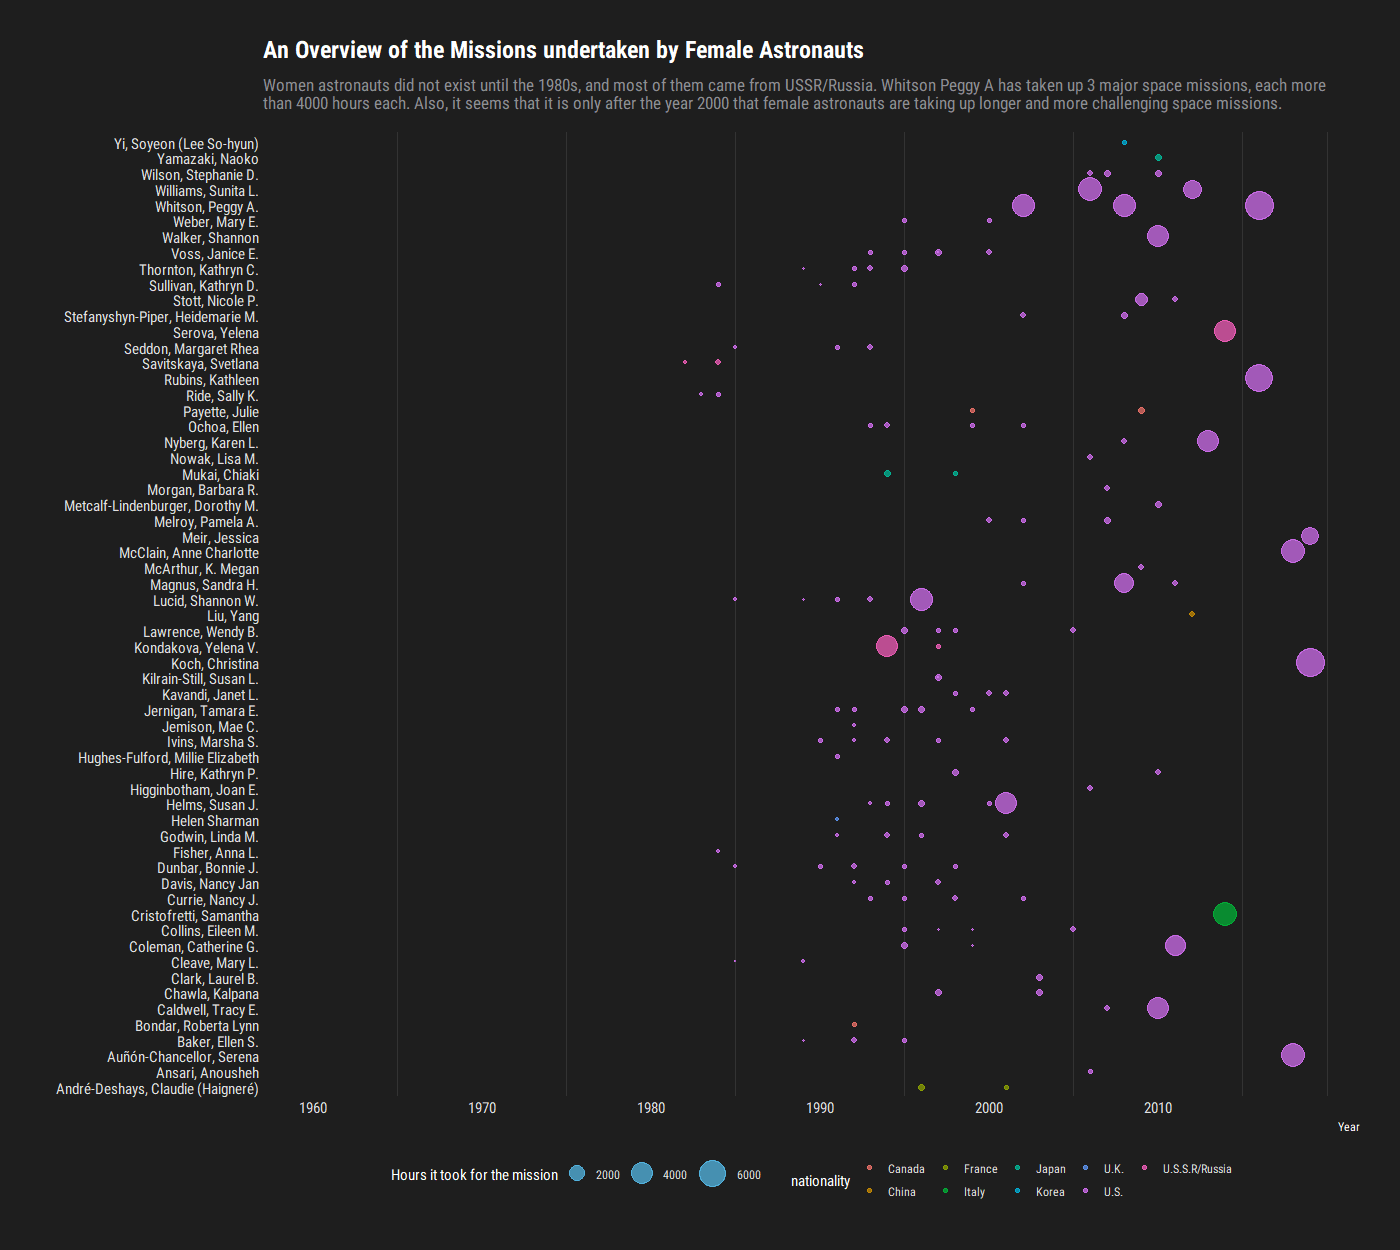

Here is the R script that generated this plot:
#===================================================================================================================
# Author: Aloysius Ong
# Dataset: #tidytuesday - Astronauts
# Purpose: Visualization 
#===================================================================================================================

astronauts <- readr::read_csv('https://raw.githubusercontent.com/rfordatascience/tidytuesday/master/data/2020/2020-07-14/astronauts.csv')

library(plotly)
library(dplyr)
library(ggthemes)
library(hrbrthemes)
library(viridis)
library(ggcharts)
library(data.table)

#---- Visualization (Radial Barcharts) using Plotly ----
glimpse(astronauts)
summary(astronauts)

table(astronauts$year_of_mission)
table(astronauts$sex)
table(astronauts$occupation)

astronauts <- astronauts %>% dplyr::arrange(total_hrs_sum)
astronauts <- astronauts[-(1:50),]

astronauts
# Adding colors

# df <- read.csv("https://cdn.rawgit.com/plotly/datasets/master/Emissions%20Data.csv", stringsAsFactors = F)
# glimpse(df)
# table(df$Continent)

colors <- RColorBrewer::brewer.pal(length(unique(astronauts$nationality)), "Spectral")
nationality <- unique(astronauts$nationality)

astronauts$colors <- astronauts$nationality

for(i in 1:length(nationality)){
  idx <- astronauts$colors %in% nationality[i]   
  astronauts$colors[idx] <- colors[i]
}

# Get incremental angle value
n <- nrow(astronauts) + 20
dtheta <- 2*pi / n
theta <- pi / 2

# Initialise
x.coord <- c()
y.coord <- c()
cols <- c()

# White circle in the middle
adjust <-  80

# Initialise plot
p <- plot_ly()

p %>% layout(autosize = F, width = 500, height = 500)

for(ctr in 1:nrow(astronauts)){
  
  a <- astronauts$total_hrs_sum[ctr] + adjust
  
  x1 <- adjust * cos(theta)
  y1 <- adjust * sin(theta)
  
  x2 <- a * cos(theta)
  y2 <- a * sin(theta)
  
  x.coord <- c(x.coord, x1, x2, NA)
  y.coord <- c(y.coord, y1, y2, NA)
  cols <- c(cols, astronauts$nationality[ctr], astronauts$nationality[ctr], NA)
  
  theta <- theta + dtheta
  
  p <- add_trace(p, 
                 x = c(x1, x2),
                 y = c(y1, y2),
                 mode = "lines", 
                 line = list(width = 5, color = astronauts$colors[ctr]),
                 evaluate = T)
}

# Keep x and y axis extents the same
up <- max(na.omit(c(x.coord, y.coord))) + 10
down <- min(na.omit(c(y.coord, y.coord))) - 10

p <- layout(p,
            showlegend = F,
            xaxis = list(range = c(down, up), domain = c(0, 0.5),
                         title = "", showgrid = F, zeroline = F, showticklabels = F),
            yaxis = list(range = c(down, up), 
                         title = "", showgrid = F, zeroline = F, showticklabels = F),
            shapes = list(
              list(type = "circle",
                   x0 = (-5 - adjust),
                   y0 = (-5 - adjust),
                   x1 = (5 + adjust),
                   y1 = (5 + adjust),
                   fillcolor = "transparent",
                   line = list(color = "white", width = 2)),
              
              list(type = "circle",
                   x0 = (-15 - adjust),
                   y0 = (-15 - adjust),
                   x1 = (15 + adjust),
                   y1 = (15 + adjust),
                   fillcolor = "transparent",
                   line = list(color = "white", width = 2)),
              
              list(type = "circle",
                   x0 = (-25 - adjust),
                   y0 = (-25 - adjust),
                   x1 = (25 + adjust),
                   y1 = (25 + adjust),
                   fillcolor = "transparent",
                   line = list(color = "white", width = 2)),
              
              list(type = "circle",
                   x0 = (-35 - adjust),
                   y0 = (-35 - adjust),
                   x1 = (35 + adjust),
                   y1 = (35 + adjust),
                   fillcolor = "transparent",
                   line = list(color = "white", width = 2))))

# Add annotations for country names
p <- plotly_build(p)

theta <- pi / 2
textangle <- 90

for(ctr in 1:nrow(astronauts)){
  
  a <- astronauts$total_hrs_sum[ctr] + adjust
  a <- a + a/12
  
  x <- a * cos(theta)
  y <- a * sin(theta)
  
  if(ctr < 51) {xanchor <- "right"; yanchor <- "bottom"}
  if(ctr > 51 & ctr < 84) {xanchor <- "right"; yanchor <- "top"}
  if(ctr > 84) {xanchor <- "left"; yanchor <- "top"}
  
  p$layout$annotations[[ctr]] <- list(x = x, y = y, showarrow = F,
                                      text = paste0(astronauts$name[ctr]),
                                      textangle = textangle,
                                      xanchor = xanchor,
                                      yanchor = yanchor,
                                      font = list(family = "serif", size = 9),
                                      borderpad = 0,
                                      borderwidth = 0)
  theta <- theta + dtheta
  textangle <- textangle - (180 / pi * dtheta)
  
  if(textangle < -90) textangle <- 90
}

# Titles and some other details
p$layout$annotations[[148]] <- list(xref = "paper", yref = "paper",
                                    x = 0, y = 1, showarrow = F,
                                    xanxhor = "left", yanchor = "top",
                                    align = "left",
                                    text = "Total number of hours on space mission (hrs)",
                                    font = list(size = 2, color = "black"))

p$layout$annotations[[149]] <- list(xref = "paper", yref = "paper",
                                    x = 0, y = 0.9, showarrow = F,
                                    xanxhor = "left", yanchor = "top",
                                    align = "left",
                                    text = "Sum of mission hours undertaken in career.",
                                    font = list(size = 2, color = "#808080"))

p$layout$annotations[[150]] <- list(xref = "paper", yref = "paper",
                                    x = 0.15, y = 0.5, showarrow = F,
                                    xanxhor = "left", yanchor = "top",
                                    align = "left",
                                    text = "Cumulative number of mission hours per astronaut.",
                                    font = list(size = 2, color = "black"))

p$data[[149]] <- list(x = rep(-7, 6), y = c(-6, -4, -2, 0, 2, 4), mode = "markers",
                      marker = list(color = colors, size = 10))

p$data[[150]] <- list(x = rep(1, 6), y = c(-6, -4, -2, 0, 2, 4), mode = "text",
                      text = rev(nationality),
                      marker = list(color = colors, size = 10))
p



#---- Radial Bar Charts 2nd Attempt ----
library(tidyverse)
library(hrbrthemes)
library(ggplot2)

table(astronauts$sex)


df <- astronauts %>%
  group_by(name) %>%
  filter(sex == 'female') %>%
  distinct(total_hrs_sum) %>%
  arrange(total_hrs_sum) %>%
  mutate(name=factor(name, name)) 

# Create a new theme
theme_blackwhite <- function (base_size = 12, base_family = "sans") {
  theme_bw() %+replace% 
    theme(
      panel.grid.major  = element_blank(),
      panel.background = element_rect(fill = "black"),
      panel.border = element_rect(color = "#0d1b2a", fill = NA),
      axis.line = element_line(color = "#e0e1dd"),
      axis.ticks = element_line(color = "#e0e1dd"),
      axis.text = element_text(color = "#e0e1dd")
    )
}



sum(df$total_hrs_sum)

myplot <- df %>%
  ggplot(aes(reorder(x=name, total_hrs_sum, sum), total_hrs_sum)) +
  geom_bar(fill="#ffba08", stat="identity", width = 0.4) +
  geom_text(hjust = 1, size = 0.5, color = '#ffba08',aes( y = 0, label = paste(name,""))) +
  geom_text(hjust = 1, size = 0.5, color = '#ffba08',aes( y = 0, label = paste(total_hrs_sum,""))) +
  ggtitle('117,993 HOURS SPENT ON SPACE MISSIONS (WOMEN)') +
  theme_minimal() +
  theme(plot.title = element_text(family = 'sans', size = 5, color = '#dc2f02',hjust = 0.5, vjust = -145)) +
  theme(
    panel.grid.major  = element_blank(),
    panel.background = element_rect(fill = "#03071e"),
    panel.grid.minor.y = element_blank(),
    panel.grid.major.y = element_blank(),
    legend.position="none",
    axis.text = element_blank()
  ) +
  xlab("") +
  ylab("") +
  coord_polar(theta = "y") +
  ylim(0,20000) +
  geom_textbox(
    data = tibble(
      id = 685, hours = 20600,
      label = "<b style='font-size:38pt;'>Travelling to Outer Space</b><br><br>Cumulative time in outer space for all 565 cosmonauts and astronauts who participated in space missions between April 23, 1961 an January 15, 2020, sorted by the year of their first mission.<br>"
    ),
    aes(
      x = id,
      y = hours,
      label = label
    ),
    inherit.aes = F,
    size = 7.3,
    family = "Oswald",
    color = "grey70",
    lineheight = 1.3,
    width = unit(6.2, "inch"),
    hjust = 0,
    vjust = 0,
    fill = NA,
    box.colour = NA
  )
  
myplot

ggsave(myplot, file = "myplot.png", dpi = 700)



# library(ragg)
# ggforce::geom_link
# geom_richtext
# geom_textbox
# annotate
# plot.margin
# glue

glimpse(astronauts)

table(astronauts$year_of_mission)
table(astronauts$nationality)


astronauts %>%
  filter(sex == 'female') %>% 
  ggplot(aes(x=year_of_mission, y=name, size = hours_mission, color = nationality)) + 
  geom_point(alpha = 0.7) +
  scale_size(range = c(.1, 10), name="Hours it took for the mission") +
  scale_x_continuous(name="Year", limits=c(1960, 2019), breaks=seq(0, 2019, 10)) +
  scale_fill_viridis(discrete=TRUE, guide=FALSE, option="magma") +
  theme_modern_rc() +
  theme(legend.position="bottom") +
  theme(
    panel.border = element_blank(),
    panel.grid.major = element_blank()
    ) +
  labs(title="An Overview of the Missions undertaken by Female Astronauts",
       subtitle="Female astronauts did not exist until the 1980s, and most of them came from USSR/Russia. Whitson Peggy A has taken up 3 major space missions, each more\nthan 4000 hours each. Also, it seems that it is only after the year 2000 that female astronauts are taking up longer and more challenging space missions.",
       x = "",
       y = "")

glimpse(astronauts)
table(astronauts$total_number_of_missions)


astronauts <- data.table(astronauts)
myvars <- c("name", "total_hrs_sum", "sex")
df1 <- astronauts[myvars]


df1 %>%
  ggplot(aes(reorder(name, total_hrs_sum, sum), 
             total_hrs_sum
  )) +
  coord_flip() +
  geom_bar(position="dodge", stat="identity") +
  scale_size(range = c(.1, 10), name="Total Space Mission Hours") +
 #  scale_x_continuous(name="Year", limits=c(1960, 2019), breaks=seq(0, 2019, 10)) +
  scale_fill_viridis(discrete=TRUE, guide=FALSE, option="D") +
  facet_grid(~sex) +
  theme_modern_rc() +
  theme(legend.position="bottom") +
  theme(
    panel.border = element_blank(),
    panel.grid.major = element_blank()
  ) +
  labs(title="An Overview of the Missions undertaken by Female Astronauts",
       subtitle="Female astronauts did not exist until the 1980s, and most of them came from USSR/Russia. Whitson Peggy A has taken up 3 major space missions, each more\nthan 4000 hours each. Also, it seems that it is only after the year 2000 that female astronauts are taking up longer and more challenging space missions.",
       x = "",
       y = "")

